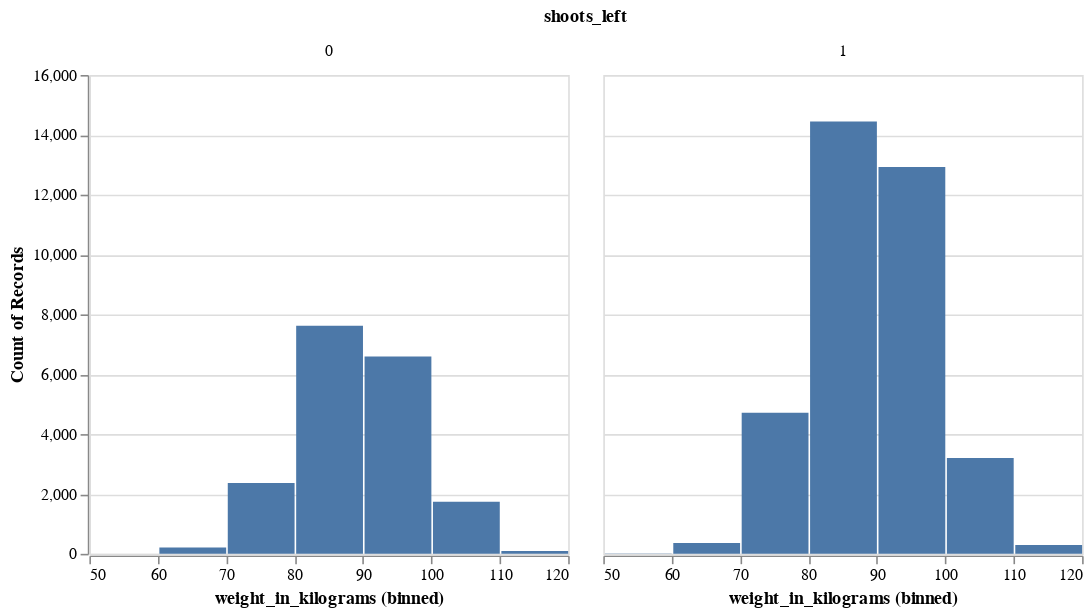

Notebook code for this chart:
### Code cell
alt.Chart(rosters).mark_bar().encode(
    alt.X("weight_in_kilograms").bin(),
    alt.Y("count()")
).facet(
    "shoots_left"
)

### Figure 1 — Vega specification as saved in the notebook (floating-point values rounded to 4 significant figures)
{"$schema": "https://vega.github.io/schema/vega/v5.json", "data": [{"name": "source_0", "values": [{"bin_maxbins_10_weight_in_kilograms": 80.0, "bin_maxbins_10_weight_in_kilograms_end": 90.0, "shoots_left": 1, "__count": 14448}, {"bin_maxbins_10_weight_in_kilograms": 80.0, "bin_maxbins_10_weight_in_kilograms_end": 90.0, "shoots_left": 0, "__count": 7618}, {"bin_maxbins_10_weight_in_kilograms": 90.0, "bin_maxbins_10_weight_in_kilograms_end": 100.0, "shoots_left": 1, "__count": 12923}, {"bin_maxbins_10_weight_in_kilograms": 90.0, "bin_maxbins_10_weight_in_kilograms_end": 100.0, "shoots_left": 0, "__count": 6597}, {"bin_maxbins_10_weight_in_kilograms": 100.0, "bin_maxbins_10_weight_in_kilograms_end": 110.0, "shoots_left": 1, "__count": 3199}, {"bin_maxbins_10_weight_in_kilograms": 70.0, "bin_maxbins_10_weight_in_kilograms_end": 80.0, "shoots_left": 0, "__count": 2364}, {"bin_maxbins_10_weight_in_kilograms": 100.0, "bin_maxbins_10_weight_in_kilograms_end": 110.0, "shoots_left": 0, "__count": 1738}, {"bin_maxbins_10_weight_in_kilograms": 70.0, "bin_maxbins_10_weight_in_kilograms_end": 80.0, "shoots_left": 1, "__count": 4716}, {"bin_maxbins_10_weight_in_kilograms": 110.0, "bin_maxbins_10_weight_in_kilograms_end": 120.0, "shoots_left": 1, "__count": 291}, {"bin_maxbins_10_weight_in_kilograms": 110.0, "bin_maxbins_10_weight_in_kilograms_end": 120.0, "shoots_left": 0, "__count": 93}, {"bin_maxbins_10_weight_in_kilograms": 60.0, "bin_maxbins_10_weight_in_kilograms_end": 70.0, "shoots_left": 1, "__count": 358}, {"bin_maxbins_10_weight_in_kilograms": 60.0, "bin_maxbins_10_weight_in_kilograms_end": 70.0, "shoots_left": 0, "__count": 210}, {"bin_maxbins_10_weight_in_kilograms": 50.0, "bin_maxbins_10_weight_in_kilograms_end": 60.0, "shoots_left": 0, "__count": 3}, {"bin_maxbins_10_weight_in_kilograms": 50.0, "bin_maxbins_10_weight_in_kilograms_end": 60.0, "shoots_left": 1, "__count": 14}]}, {"name": "facet_domain"}, {"name": "facet_domain_row", "values": [{"data": 0.0}]}, {"name": "facet_domain_column", "values": [{"data": 0.0}, {"data": 1.0}]}, {"name": "source_0_y_domain___count", "values": [{"min": 3, "max": 14448}]}], "signals": [{"name": "child_bin_maxbins_10_weight_in_kilograms_bins", "value": {"fields": ["weight_in_kilograms"], "fname": "bin_weight_in_kilograms", "start": 50.0, "step": 10.0, "stop": 120.0}}, {"name": "child_width", "value": 300}, {"name": "child_height", "value": 300}], "marks": [{"type": "group", "name": "facet-title", "title": {"text": "shoots_left", "offset": 10, "style": "guide-title"}, "role": "column-title"}, {"type": "group", "name": "row_header", "from": {"data": "facet_domain_row"}, "encode": {"update": {"height": {"signal": "child_height"}}}, "axes": [{"scale": "y", "grid": false, "tickCount": {"signal": "ceil(child_height/40)"}, "orient": "left", "zindex": 0, "title": "Count of Records", "labelOverlap": true}], "role": "row-header"}, {"type": "group", "name": "column_footer", "from": {"data": "facet_domain_column"}, "encode": {"update": {"width": {"signal": "child_width"}}}, "axes": [{"scale": "x", "orient": "bottom", "grid": false, "labelOverlap": true, "tickCount": {"signal": "ceil(child_width/10)"}, "zindex": 0, "title": "weight_in_kilograms (binned)", "labelFlush": true}], "role": "column-footer"}, {"type": "group", "name": "cell", "from": {"facet": {"data": "source_0", "name": "facet", "groupby": ["shoots_left"]}}, "sort": {"field": ["datum[\"shoots_left\"]"], "order": ["ascending"]}, "encode": {"update": {"width": {"signal": "child_width"}, "height": {"signal": "child_height"}}}, "marks": [{"type": "rect", "name": "child_marks", "from": {"data": "facet"}, "encode": {"update": {"x": {"field": "bin_maxbins_10_weight_in_kilograms_end", "scale": "x", "offset": {"signal": "0.5 + (abs(scale(\"x\", datum[\"bin_maxbins_10_weight_in_kilograms_end\"]) - scale(\"x\", datum[\"bin_maxbins_10_weight_in_kilograms\"])) < 0.25 ? 0.5 * (0.25 - (abs(scale(\"x\", datum[\"bin_maxbins_10_weight_in_kilograms_end\"]) - scale(\"x\", datum[\"bin_maxbins_10_weight_in_kilograms\"])))) : -0.5)"}}, "y": {"field": "__count", "scale": "y"}, "y2": {"value": 0, "scale": "y"}, "fill": {"value": "#4c78a8"}, "x2": {"field": "bin_maxbins_10_weight_in_kilograms", "scale": "x", "offset": {"signal": "0.5 + (abs(scale(\"x\", datum[\"bin_maxbins_10_weight_in_kilograms_end\"]) - scale(\"x\", datum[\"bin_maxbins_10_weight_in_kilograms\"])) < 0.25 ? -0.5 * (0.25 - (abs(scale(\"x\", datum[\"bin_maxbins_10_weight_in_kilograms_end\"]) - scale(\"x\", datum[\"bin_maxbins_10_weight_in_kilograms\"])))) : 0.5)"}}}}, "style": ["bar"]}], "axes": [{"scale": "y", "ticks": false, "orient": "left", "tickCount": {"signal": "ceil(child_height/40)"}, "zindex": 0, "grid": true, "aria": false, "domain": false, "labels": false, "gridScale": "x", "minExtent": 0, "maxExtent": 0}], "title": {"text": {"signal": "format(parent[\"shoots_left\"], \"\")"}, "frame": "group", "offset": 10, "style": "guide-label"}, "style": "cell"}], "scales": [{"name": "x", "type": "linear", "domain": {"signal": "[child_bin_maxbins_10_weight_in_kilograms_bins.start, child_bin_maxbins_10_weight_in_kilograms_bins.stop]"}, "range": [0, {"signal": "child_width"}], "bins": {"signal": "child_bin_maxbins_10_weight_in_kilograms_bins"}, "zero": false}, {"name": "y", "type": "linear", "domain": [{"signal": "(data(\"source_0_y_domain___count\")[0] || {}).min"}, {"signal": "(data(\"source_0_y_domain___count\")[0] || {}).max"}], "range": [{"signal": "child_height"}, 0], "nice": true, "zero": true}], "background": "white", "layout": {"padding": 20, "bounds": "full", "align": "all"}, "padding": 5}
